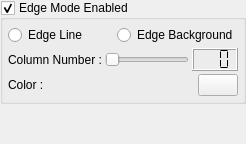
     <widget class="QWidget" name="pEdgeMode">
      <layout class="QVBoxLayout">
       <property name="spacing">
        <number>3</number>
       </property>
       <property name="margin">
        <number>0</number>
       </property>
       <item>
        <widget class="QGroupBox" name="gbEdgeModeEnabled">
         <property name="title">
          <string>Edge Mode Enabled</string>
         </property>
         <property name="checkable">
          <bool>true</bool>
         </property>
         <layout class="QGridLayout">
          <property name="margin">
           <number>5</number>
          </property>
          <property name="spacing">
           <number>3</number>
          </property>
          <item row="2" column="0" colspan="2">
           <layout class="QHBoxLayout">
            <property name="spacing">
             <number>3</number>
            </property>
            <item>
             <widget class="QLabel" name="lEdgeColor">
              <property name="text">
               <string>Color :</string>
              </property>
             </widget>
            </item>
            <item>
             <widget class="pColorButton" name="tbEdgeColor">
              <property name="sizePolicy">
               <sizepolicy hsizetype="Fixed" vsizetype="Fixed">
                <horstretch>0</horstretch>
                <verstretch>0</verstretch>
               </sizepolicy>
              </property>
             </widget>
            </item>
           </layout>
          </item>
          <item row="1" column="0" colspan="2">
           <layout class="QHBoxLayout">
            <property name="spacing">
             <number>3</number>
            </property>
            <item>
             <widget class="QLabel" name="lEdgeColumnNumber">
              <property name="text">
               <string>Column Number :</string>
              </property>
             </widget>
            </item>
            <item>
             <widget class="QSlider" name="sEdgeColumnNumber">
              <property name="sizePolicy">
               <sizepolicy hsizetype="Expanding" vsizetype="Fixed">
                <horstretch>0</horstretch>
                <verstretch>0</verstretch>
               </sizepolicy>
              </property>
              <property name="maximum">
               <number>160</number>
              </property>
              <property name="orientation">
               <enum>Qt::Horizontal</enum>
              </property>
              <property name="tickInterval">
               <number>10</number>
              </property>
             </widget>
            </item>
            <item>
             <widget class="QLCDNumber" name="lnEdgeColumnNumber">
              <property name="sizePolicy">
               <sizepolicy hsizetype="Fixed" vsizetype="Fixed">
                <horstretch>0</horstretch>
                <verstretch>0</verstretch>
               </sizepolicy>
              </property>
              <property name="numDigits">
               <number>3</number>
              </property>
              <property name="segmentStyle">
               <enum>QLCDNumber::Flat</enum>
              </property>
             </widget>
            </item>
           </layout>
          </item>
          <item row="0" column="0">
           <widget class="QRadioButton" name="rbEdgeLine">
            <property name="text">
             <string>Edge Line</string>
            </property>
           </widget>
          </item>
          <item row="0" column="1">
           <widget class="QRadioButton" name="rbEdgeBackground">
            <property name="text">
             <string>Edge Background</string>
            </property>
           </widget>
          </item>
         </layout>
        </widget>
       </item>
       <item>
        <spacer>
         <property name="orientation">
          <enum>Qt::Vertical</enum>
         </property>
         <property name="sizeHint" stdset="0">
          <size>
           <width>20</width>
           <height>40</height>
          </size>
         </property>
        </spacer>
       </item>
      </layout>
     </widget>
